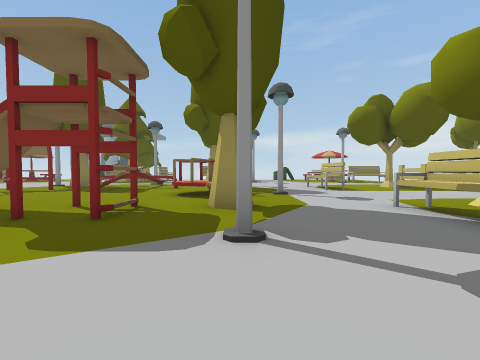
view 1 (above)

24 first-person views from a walk through a scene from a Unity 3-D project. The camera is 1.3 m above the floor, tilts 2° down and sees 90° across. The floor is counted in squares, 2 m on a side. Each view is taken from the middle of a square. On the plan, view 1 faces up. The plan holds only what a view shows up to about 9 squares ahead; the rest is blank. The place goes on beyond the plan. The player character is not drawn. Some surface patterns are stand-ins.

view 2
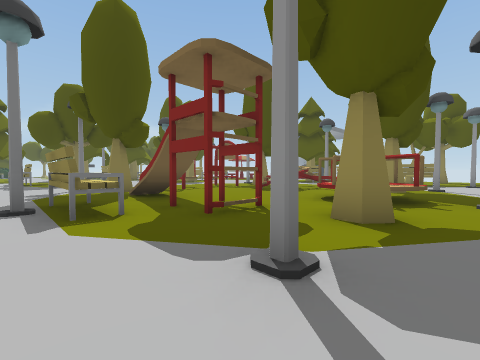

view 3
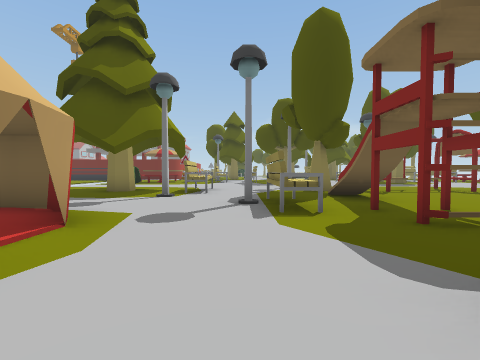

view 4
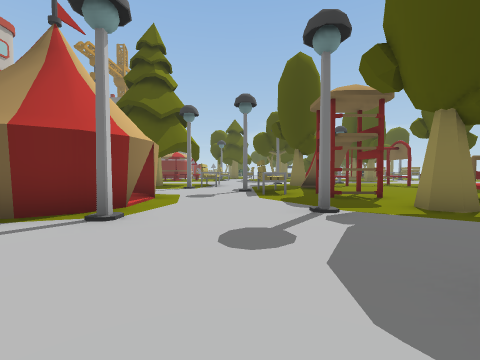

view 5
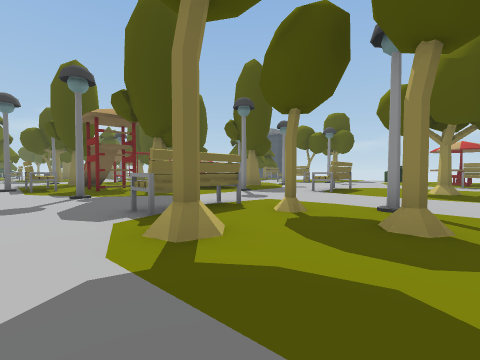

view 6
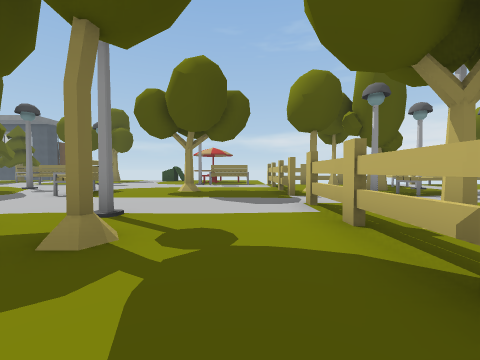

view 7
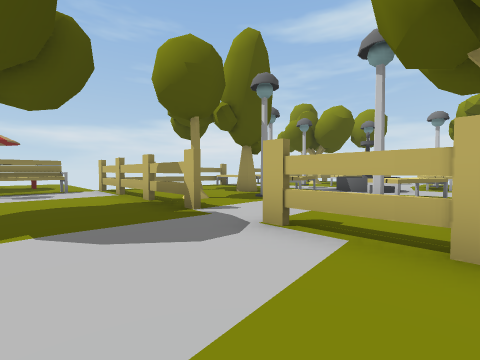

view 8
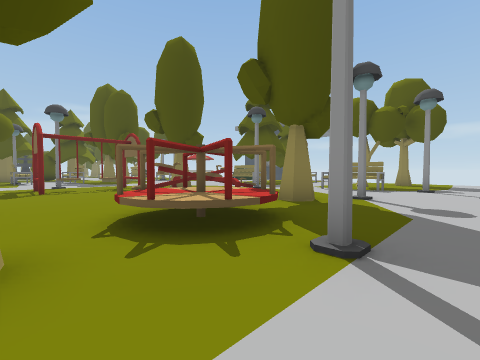

view 9
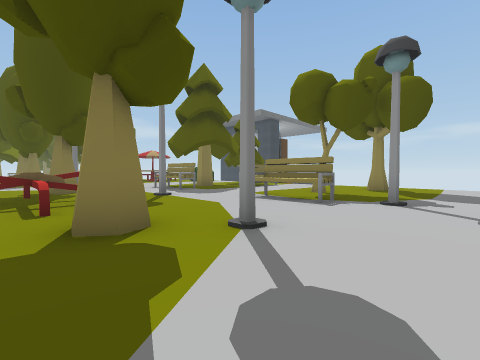

view 10
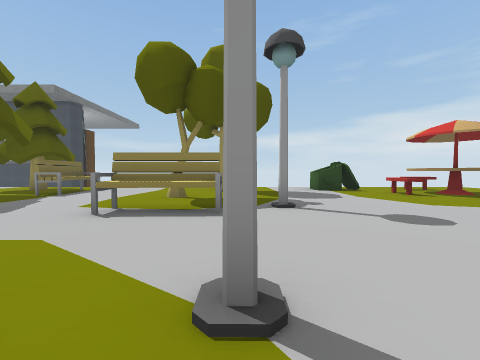

view 11
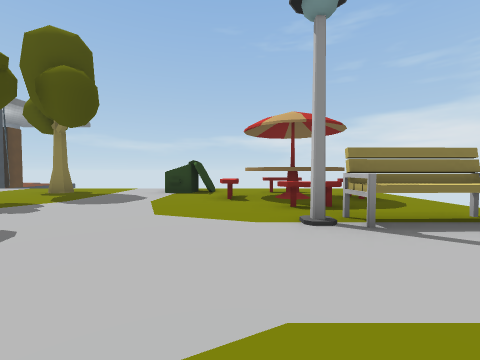

view 12
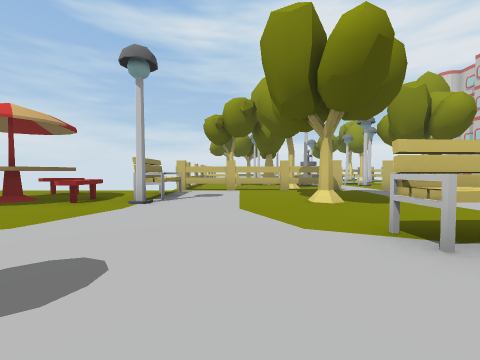

view 13
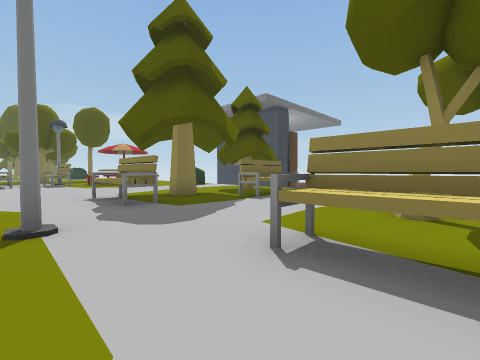

view 14
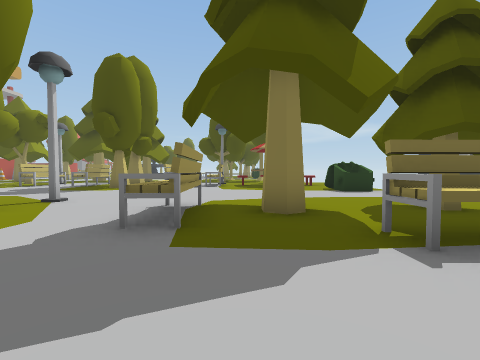

view 15
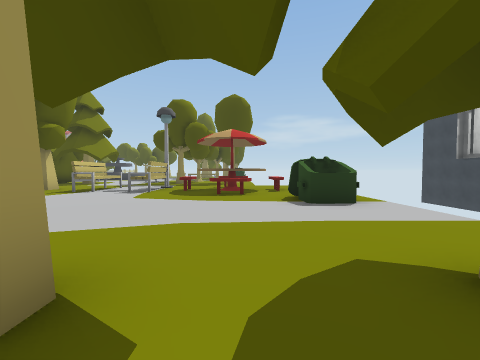

view 16
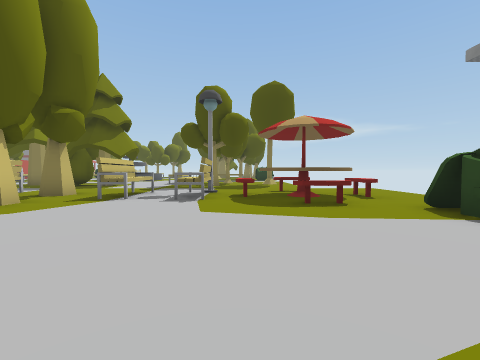

view 17
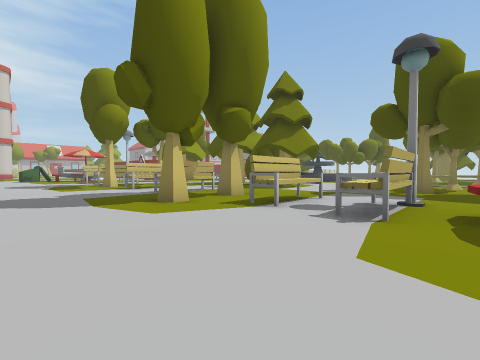

view 18
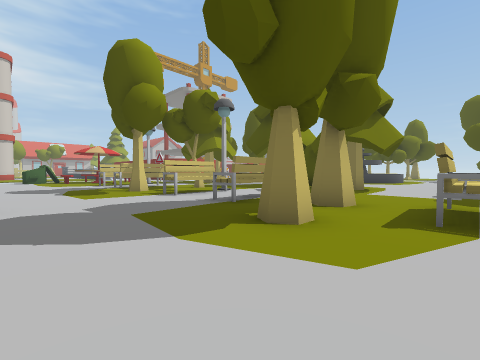

view 19
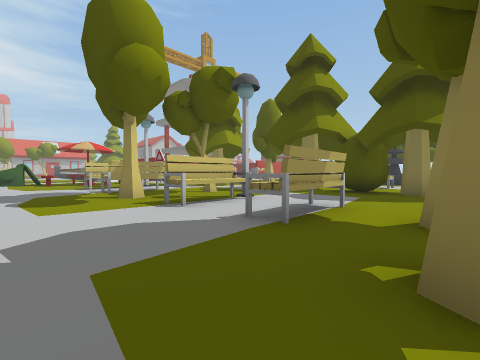

view 20
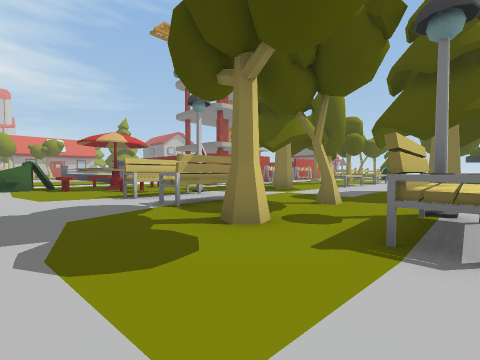

view 21
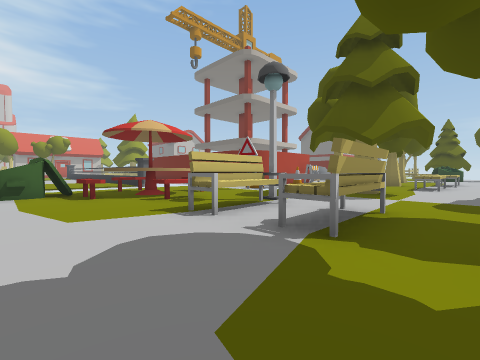

view 22
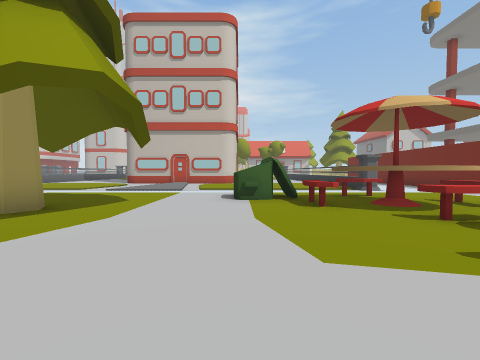

view 23
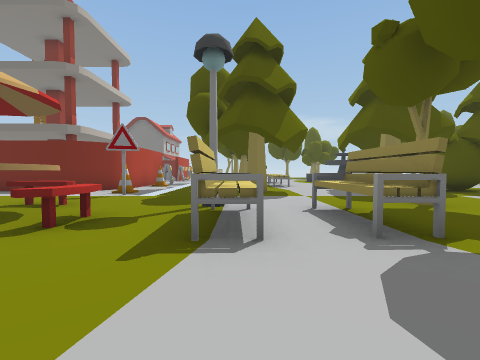

view 24
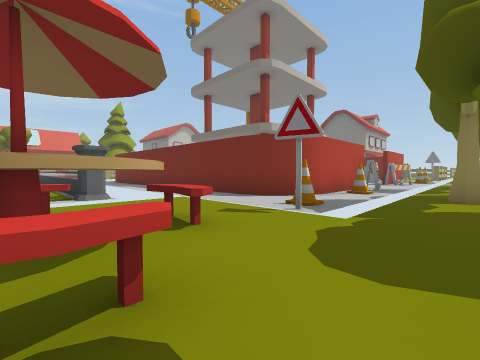

### Floor plan
Key: @ floor where view 1 was taken; # wall or solid block; x gap in a wall; . floor; / step, stairs or slope; = window, fence, low wall or low ledge; ^ raised ledge; T thing the floor can be seen under or through.
Columns run from 24 left of view 1 to 15 right of it. Each row starts with its distance up from view 1.
 20        .... .....    ...... ....
 19        .....#=...#. .......##.^...
 18        ..^^........^...#...##.^^..
 17        .^^^^.......^.........^^ ^.
 16        .=^^^.....#....#.......^^..
 15    ......^^.......................
 14   #..#...#^......^^...^^.#....##^.#
 13     ..............................=
 12    ^  ...^#......................##.
 11    .............#.  =...#........#...#.#
 10    ......#.#.....#..=..#...^..#..#......
  9     .#..........##=##=.....^.....#..#^^.
  8     .#...^^.....#=.=#..^^........... . ^
  7      #..........#.....^^^........... . .
  6      ....^^.....##.....^#.....#..T.. ^^.
  5        ..........................Tx.
  4     ....#..#...  #.//##....^.#.#.T.
  3  ..............# ....x.....^.....T
  2  ^^^.....TT.........^^..#....#...
  1    ..#..........................
  0         .^^.....^^......@...
 -1    #....#..........#..####.
 -2 ..........^..........## ##
 -3 ......#..^^......#...#
 -4  ####.#.^^^^.......
 -5     ##....^.#=.....
 -6      #.............
 -7      #. ##
 -8      #

Positions as (right, up) in squares from view 1, and headings:
1: (0, 0), facing up
2: (1, 1), facing up-left
3: (1, 1), facing left
4: (4, 1), facing left
5: (7, 1), facing up-left
6: (8, 2), facing up
7: (7, 5), facing up-right
8: (2, 5), facing up-left
9: (2, 9), facing up-left
10: (0, 10), facing up
11: (5, 11), facing up
12: (1, 12), facing right
13: (-1, 12), facing up-left
14: (-3, 15), facing left
15: (-6, 17), facing left
16: (-8, 15), facing left
17: (-10, 15), facing down-left
18: (-10, 12), facing down-left
19: (-11, 10), facing down-left
20: (-11, 6), facing down-left
21: (-11, 3), facing down-left
22: (-11, 1), facing down
23: (-11, 0), facing left
24: (-14, -1), facing down-left
